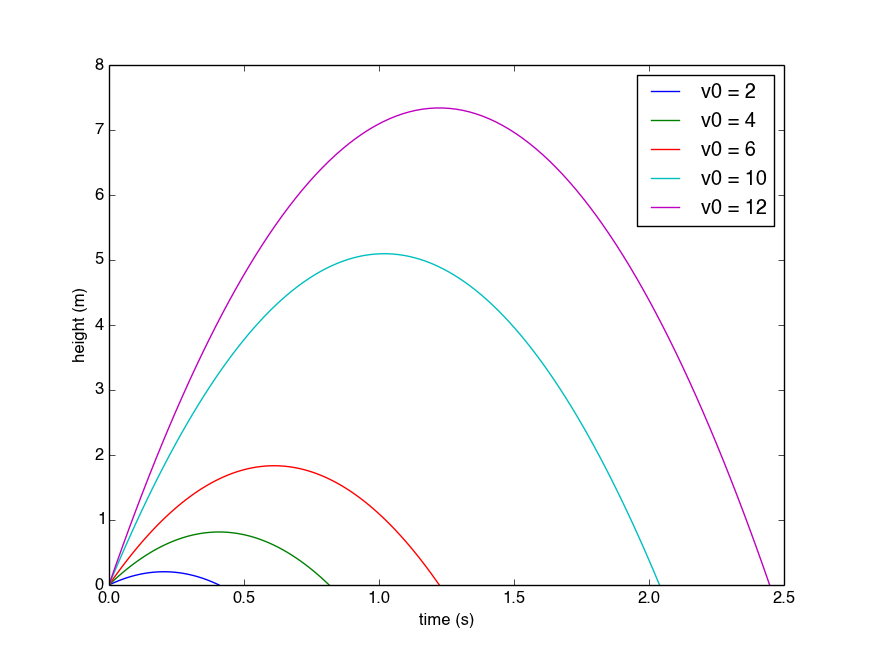

This chart was generated by the following Python code:
# Exercise 5.10
import numpy as np
import matplotlib.pyplot as plt
import sys

g = 9.81


def y(t, v0):
    return v0 * t - 0.5 * g * t ** 2

ax = plt.subplot(111)
plt.hold(1)


def plot_trajectory(v0):
    tlist = np.linspace(0, 2 * v0 / g, 100)
    ax.plot(tlist, y(tlist, v0))

ax.set_xlabel('time (s)')
ax.set_ylabel('height (m)')

velocities = np.array(sys.argv[1:], dtype=np.float)

for x in xrange(len(velocities)):
    plot_trajectory(velocities[x])
plt.legend(['v0 = %g' % v0 for v0 in velocities])
plt.show()
